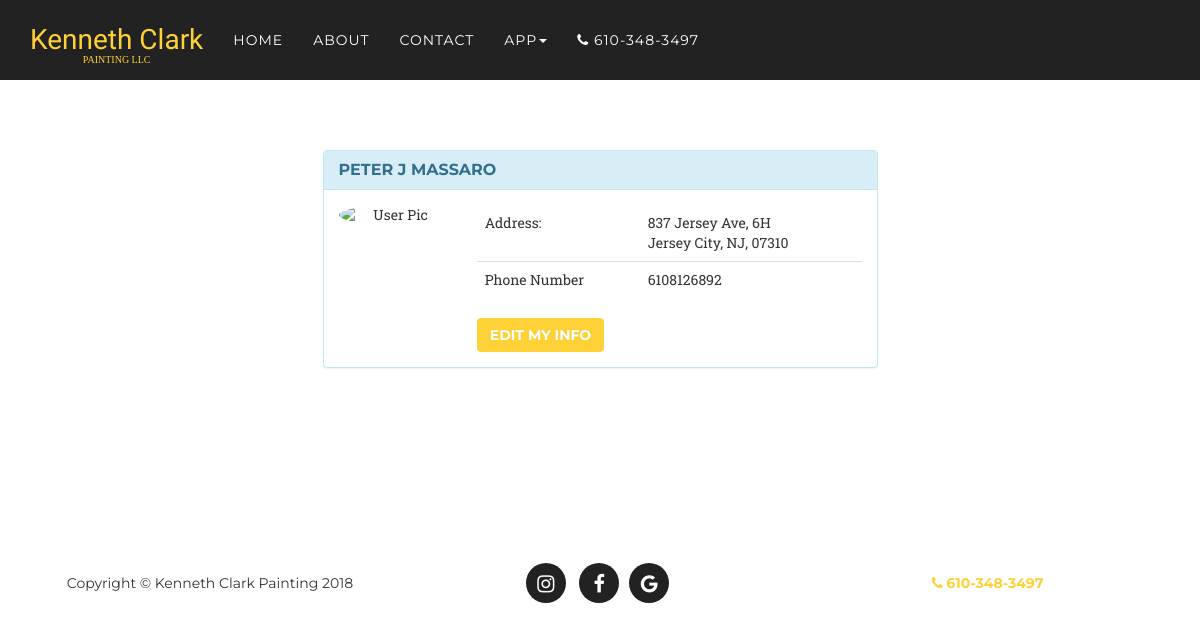
Page /profile (signed in) on the committed database.
### app/models.py (models this page shows, shortened)
class User(UserMixin, db.Model):
	__tablename__ = 'User'
	id = db.Column(db.Integer, primary_key=True)
	name = db.Column(db.String(120))
	email = db.Column(db.String(120), index=True, unique=True)
	password_hash = db.Column(db.String(128))
	role = db.Column(db.Integer)
	confirmed = db.Column(db.Boolean, default=False)
	phone = db.Column(db.String(20), unique=True)
	street = db.Column(db.String(120), unique=False)
	city = db.Column(db.String(120), unique=False)
	state = db.Column(db.String(120), unique=False)
	zip_code = db.Column(db.String(120), unique=False)
	stripe_id = db.Column(db.String(120))
	quote_request = db.relationship('QuoteRequests',
		backref='data', lazy='dynamic')
	def has_access(self, level):
		return self.role is not None and \
			self.role == level
	@property
	def password(self):
		raise AttributeError('password is not a readable attribute')

### app/main/routes.py (the view, shortened to what this page needs)
@bp.route('/profile', methods=['GET', 'POST'])
@login_required
def profile():
	user = current_user
	form = UserInfoForm()
	if user.name is not None:
		return render_template('profile.html', user=user)
	else:
		return render_template('profileInfo.html', form=form)

### app/models.py (called while the page is built)
@login.user_loader
def load_user(id):
	return User.query.get(int(id))

### app/templates/profile.html (shortened to what this page needs)
{% extends "base.html" %}
{% import 'bootstrap/wtf.html' as wtf %}
{% block app_content %}
<section>
  <div class="container">
        <div class="row">
          <div class="col-xs-12 col-sm-12 col-md-6 col-lg-6 col-xs-offset-0 col-sm-offset-0 col-md-offset-3 col-lg-offset-3" >
            <div class="panel panel-info">
              <div class="panel-heading">
                <h3 class="panel-title">{{ user.name }}</h3>
              </div>
              <div class="panel-body">
                <div class="row">
                  <div class="col-md-3 col-lg-3 " align="center"> <img alt="User Pic" src="http://www.cmsbaganza.it/wp-content/uploads/2015/12/default_profile.png" class="img-circle img-responsive"> </div>
                  <div class=" col-md-9 col-lg-9 ">
                    <table class="table table-user-information">
                      <tbody>
                        <tr>
                          <td>Address:</td>
                          {% if user.street == None  %}
                            <td><a href="#">Enter</a></td>
                          {% else %}
                            <td><span>{{ user.street }}</span>
                            <br>{{ user.city }}, {{ user.state }}, {{ user.zip_code }}</br></td>
                          {% endif %}
                        </tr>
                          <td>Phone Number</td>
                          <td>{{ user.phone }}</td>
                      </tbody>
                    </table>
                    <a href="{{ url_for('main.editProfile') }}" class="btn btn-primary">Edit My Info</a>
                  </div>
                </div>
              </div>
        </div>
          </div>
        </div>
      </div>
  </section>
{% endblock %}

### app/static/style.css (style rules this page uses)
body { overflow-x: hidden; font-family: "Roboto Slab", "Helvetica Neue", Helvetica, Arial, sans-serif; }
a, a:hover, a:focus, a:active, a.active { outline: none; }
a { color: #fed136; }
h1, h2, h3, h4, h5, h6 { font-family: "Montserrat", "Helvetica Neue", Helvetica, Arial, sans-serif; text-transform: uppercase; font-weight: 700; }
.btn-primary { color: white; background-color: #fed136; border-color: #fed136; font-family: "Montserrat", "Helvetica Neue", Helvetica, Arial, sans-serif; text-transform: uppercase; font-weight: 700; }
section { padding: 100px 0; }
@media (min-width: 768px) { section { padding: 150px 0; } }
body { webkit-tap-highlight-color: #fed136; }
.table-user-information > tbody > tr { border-top: 1px solid rgb(221, 221, 221); }
.table-user-information > tbody > tr:first-child { border-top: 0; }
.table-user-information > tbody > tr > td { border-top: 0; }
.img-responsive { max-width: 100%; width: auto; }

### rows in the picture
User: name "PETER J MASSARO", street "837 Jersey Ave, 6H", city "Jersey City", state "NJ", zip_code "07310", phone "6108126892"
